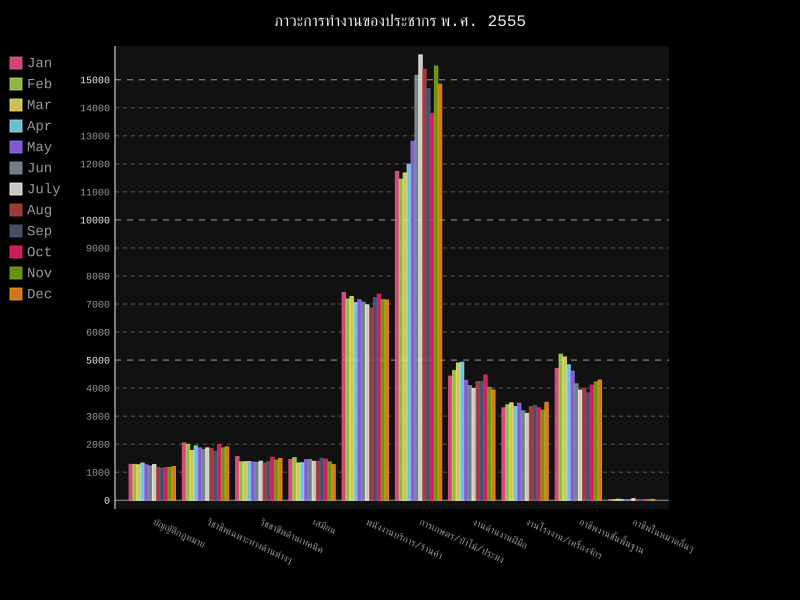

Recreate this plot in Python.
"""analyse data"""
import pygal
from xlrd import open_workbook
def make_graph():
    """make graph in section center"""

    #open worksheet
    book = open_workbook('D:/PSIIT/job55_2.xlsx')
    sheet = book.sheet_by_index(0) #select sheet
    jan = [sheet.cell(col_index, 1).value for col_index in range(1, 11)]
    feb = [sheet.cell(col_index, 2).value for col_index in range(1, 11)]
    mar = [sheet.cell(col_index, 3).value for col_index in range(1, 11)]
    apr = [sheet.cell(col_index, 4).value for col_index in range(1, 11)]
    may = [sheet.cell(col_index, 5).value for col_index in range(1, 11)]
    jun = [sheet.cell(col_index, 6).value for col_index in range(1, 11)]
    july = [sheet.cell(col_index, 7).value for col_index in range(1, 11)]
    aug = [sheet.cell(col_index, 8).value for col_index in range(1, 11)]
    sep = [sheet.cell(col_index, 9).value for col_index in range(1, 11)]
    octo = [sheet.cell(col_index, 10).value for col_index in range(1, 11)]
    nov = [sheet.cell(col_index, 11).value for col_index in range(1, 11)]
    dec = [sheet.cell(col_index, 12).value for col_index in range(1, 11)]

    #make graph
    line_chart = pygal.Bar(x_label_rotation=25) #style's graph
    line_chart.title = 'ภาวะการทำงานของประชากร พ.ศ. 2555'
    line_chart.x_labels = []
    for i in [sheet.cell(col_index, 0).value for col_index in range(1,11)]:
        line_chart.x_labels.append(i)

    line_chart.x_labels = map(str, line_chart.x_labels)
    line_chart.add(sheet.cell(0,1).value, jan)
    line_chart.add(sheet.cell(0,2).value, feb)
    line_chart.add(sheet.cell(0,3).value, mar)
    line_chart.add(sheet.cell(0,4).value, apr)
    line_chart.add(sheet.cell(0,5).value, may)
    line_chart.add(sheet.cell(0,6).value, jun)
    line_chart.add(sheet.cell(0,7).value, july)
    line_chart.add(sheet.cell(0,8).value, aug)
    line_chart.add(sheet.cell(0,9).value, sep)
    line_chart.add(sheet.cell(0,10).value, octo)
    line_chart.add(sheet.cell(0,11).value, nov)
    line_chart.add(sheet.cell(0,12).value, dec)
    line_chart.render_to_file('graph55.svg')

make_graph()
